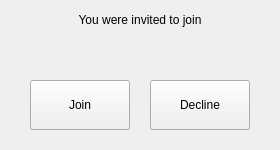
<?xml version="1.0" encoding="UTF-8"?>
<ui version="4.0">
 <class>inviteview</class>
 <widget class="QWidget" name="inviteview">
  <property name="geometry">
   <rect>
    <x>0</x>
    <y>0</y>
    <width>280</width>
    <height>150</height>
   </rect>
  </property>
  <property name="windowTitle">
   <string>Form</string>
  </property>
  <widget class="QPushButton" name="b_join">
   <property name="geometry">
    <rect>
     <x>30</x>
     <y>80</y>
     <width>100</width>
     <height>50</height>
    </rect>
   </property>
   <property name="text">
    <string>Join</string>
   </property>
  </widget>
  <widget class="QPushButton" name="b_decline">
   <property name="geometry">
    <rect>
     <x>150</x>
     <y>80</y>
     <width>100</width>
     <height>50</height>
    </rect>
   </property>
   <property name="text">
    <string>Decline</string>
   </property>
  </widget>
  <widget class="QLabel" name="label">
   <property name="geometry">
    <rect>
     <x>10</x>
     <y>10</y>
     <width>260</width>
     <height>20</height>
    </rect>
   </property>
   <property name="text">
    <string>You were invited to join</string>
   </property>
   <property name="alignment">
    <set>Qt::AlignCenter</set>
   </property>
  </widget>
  <widget class="QLabel" name="l_name">
   <property name="geometry">
    <rect>
     <x>10</x>
     <y>40</y>
     <width>260</width>
     <height>20</height>
    </rect>
   </property>
   <property name="font">
    <font>
     <weight>75</weight>
     <bold>true</bold>
    </font>
   </property>
   <property name="text">
    <string/>
   </property>
   <property name="alignment">
    <set>Qt::AlignCenter</set>
   </property>
  </widget>
 </widget>
 <resources/>
 <connections/>
</ui>
